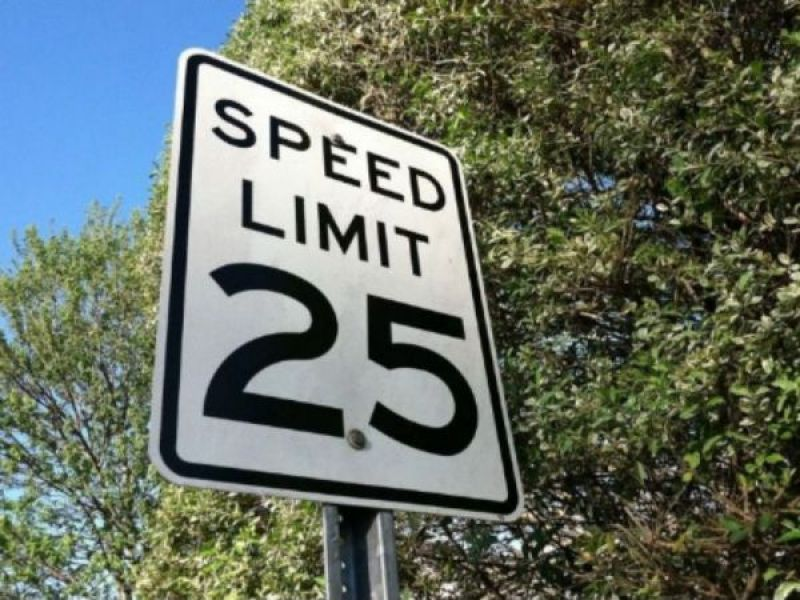
#> input picture Speed_Sign_View_2.jpg, 800 x 600 px
$ jupyter execute --allow-errors tut2_computer_vision.ipynb   (shell and % lines are left out)
#> lines starting #> are read from the running program, lines starting #| are printed output that depends on the picture; after the words box and inside, x2 and y2 are one past the last pixel; in counts of white or black regions, pixels touching at a corner belong together
[cell 1]
# image transformation using opencv

[cell 2]
import cv2
import numpy as np
import matplotlib.image as mpimg
from matplotlib import pyplot as plt
# %matplotlib inline

[cell 3]
image = cv2.imread('Self_Driving_Car.jpg')
cv2.imshow('Original Image', image)
cv2.waitKey()
cv2.destroyAllWindows()

#> (a cell that did not finish here is left out)

#> (a cell that did not finish here is left out)

[cell 6]
# perform translation

Translational_Matrix = np.float32([
    [1, 0, 300], # 300 pixels gonna be shifting in the x direction
    [0, 1, 50] # 50 pixels gonna be shifting in the y direction
])

#> (the rest of this cell did not finish here and is left out)

#> (a cell that did not finish here is left out)

[cell 8]
# A VERY IMPORTANT TRANSORMATION: PERSPECTIVE TRANSFORMATION

image = mpimg.imread('Speed_Sign_View_2.jpg')
#> image is the input picture: shape (600, 800, 3); mean R, G, B 100.7, 110.1, 99.4
plt.imshow(image)

[cell 9]
height, width = image.shape[:2]
#> height = 600; width = 800

[cell 10]
# First entry: top-left,
# Second entry: top-right
# Third: bottom-right
# Fourth: bottom-left

# Cordinates of the 4 corners of the original image
Source_points = np.float32([[200,60], [450,150], [520, 500], [170,470] ])

# Cordinates of the 4 corners of the desired output
Destination_points = np.float32([[0,0], [width,0], [width,height], [0,height]])
#> Destination_points = [[0, 0], [800, 0], [800, 600], [0, 600]]

[cell 11]
# Use the two sets of four points to compute
# the Perspective Transformation matrix, M
M = cv2.getPerspectiveTransform(Source_points, Destination_points)

warped = cv2.warpPerspective(image, M, (width, height))
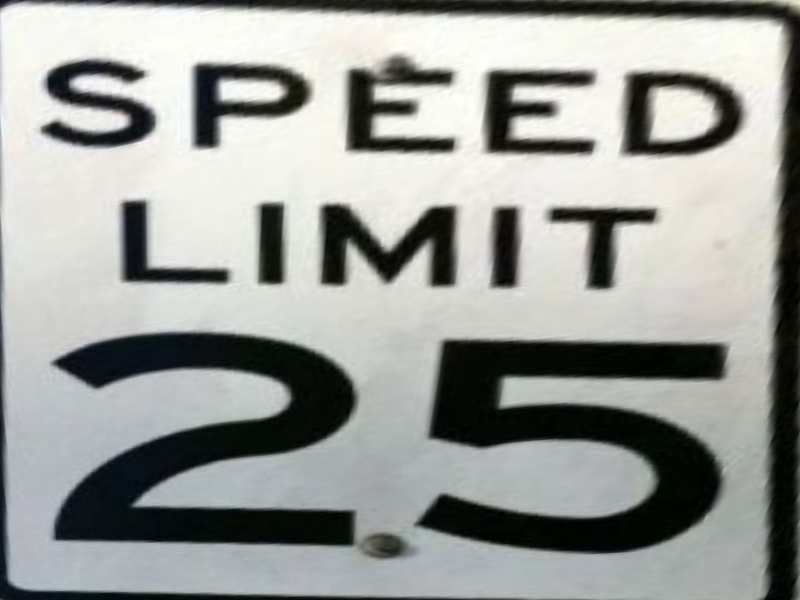
#> warped: shape (600, 800, 3); mean R, G, B 154.3, 156.7, 153.3

cv2.imshow('warped Image', warped)
cv2.waitKey()
cv2.destroyAllWindows()

[cell 12]
## CODE TO PERFORM CROPPING, DILATION AND EROSION

import cv2
import numpy as np
import matplotlib.image as mpimg
from matplotlib import pyplot as plt

[cell 13]
height, width = image.shape[:2]

[cell 14]
# PERFORM CROPPING


x0 = int(width * 0.5) # width direction
#> x0 = 400
y0 = int(height * 0.5) # height direction
#> y0 = 300

x1 = int(width * 1) # width direction
#> x1 = 800
y1 = int(height * 1) # height direction
#> y1 = 600


Image_cropped = image[y0:y1 , x0:x1]
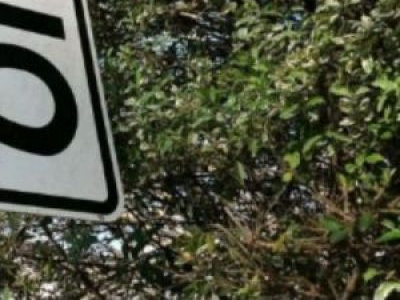
#> Image_cropped: shape (300, 400, 3); mean R, G, B 73.8, 76.8, 57.9

plt.imshow(Image_cropped)

[cell 15]
plt.imshow(image)

[cell 16]
# PERFORM DILATION AND EROSION OPERATIONS

kernel = np.ones((3,3), np.uint8)

image_erosion = cv2.erode(image, kernel, iterations=3) # Try several iterations
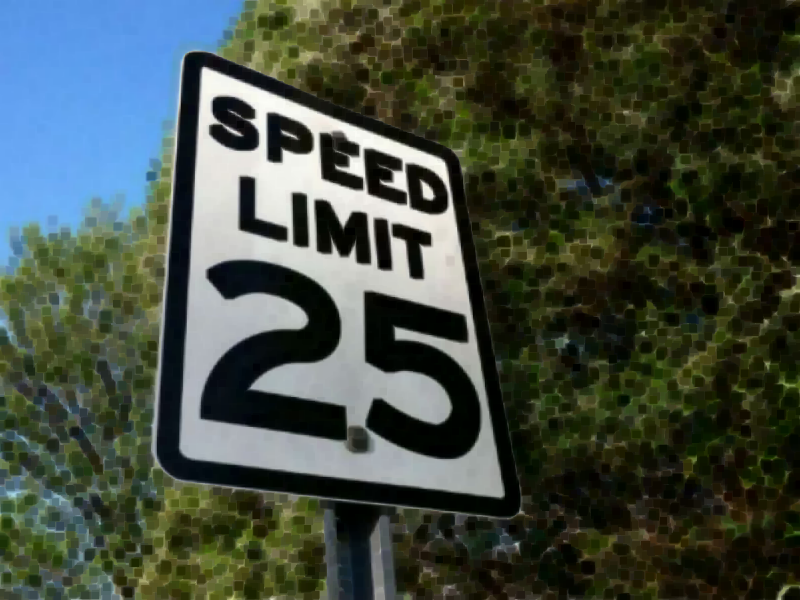
#> image_erosion: shape (600, 800, 3); mean R, G, B 65.3, 74.7, 64.5
image_dilation = cv2.dilate(image, kernel, iterations=3)
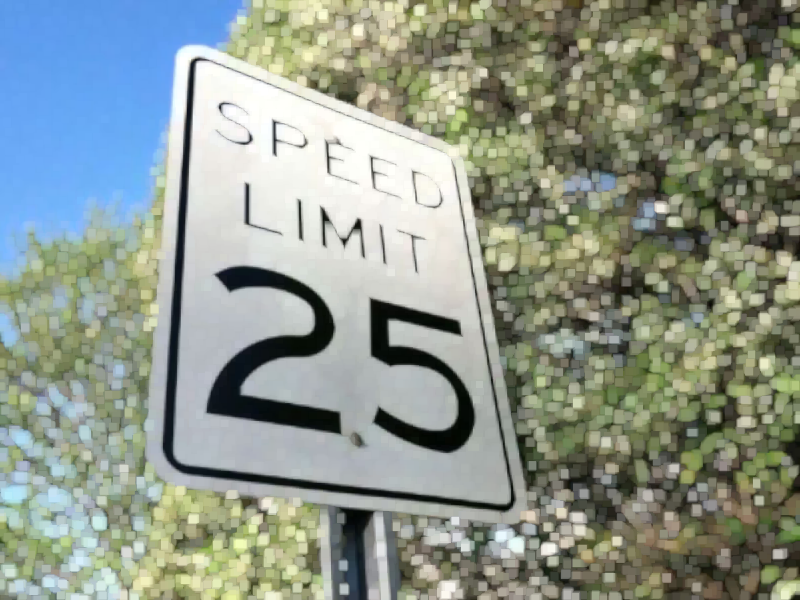
#> image_dilation: shape (600, 800, 3); mean R, G, B 141.1, 150.4, 140

figure, axis = plt.subplots(3, 1, figsize=(10, 10))

figure.tight_layout()

axis[0].imshow(image)
axis[0].set_title('original')
axis[0].axis("off")

axis[1].imshow(image_erosion)
axis[1].set_title('erosion')
axis[1].axis("off")

axis[2].imshow(image_dilation)
axis[2].set_title('dilation')
axis[2].axis("off")

[cell 17]
# .. REGION OF INTEREST MASKING

import cv2
import numpy as np
import matplotlib.image as mpimg
from matplotlib import pyplot as plt

[cell 18]
image_color = mpimg.imread('image_lane_c.jpg') # import image as RGB instead of BGR in opencv
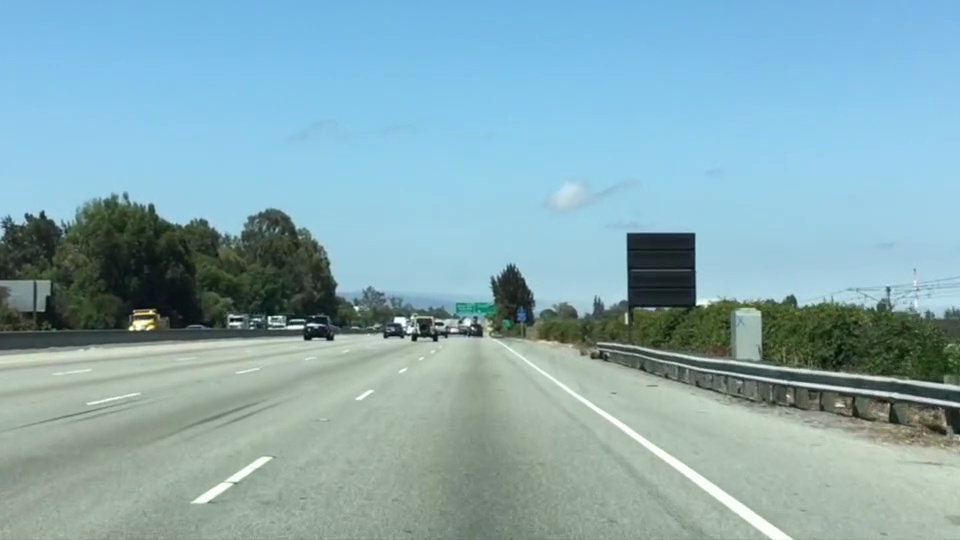
#> input picture image_lane_c.jpg, 960 x 540 px
#> image_color is the input picture: shape (540, 960, 3); mean R, G, B 135.5, 171.1, 179.2
plt.imshow(image_color) # we're showing image that is read from matplotlib here, not opencv, so the colors are not inverted

[cell 19]
image_gray = cv2.cvtColor(image_color, cv2.COLOR_BGR2GRAY)
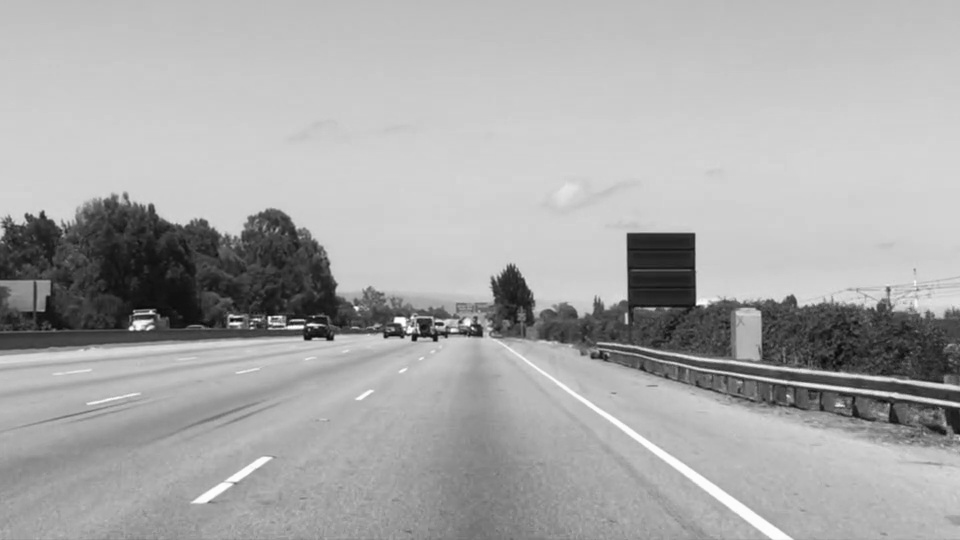
#> image_gray: shape (540, 960); min 7, max 254, mean 169.4
plt.imshow(image_gray, cmap = 'gray')

[cell 20]
# performing region of interest

# Select points of the region of interest (ROI)
height, width = image_color.shape[:2]
#> height = 540

# Poly region
ROI = np.array([[
    (0, height), # bottom left point
    (320, 300), # top left point
    (500, 300), # top right point
    (width, height) # bottom right point
]], dtype=np.int32)

# define a blank image with all zeros (ie: black)
blank = np.zeros_like(image_gray)

# Fill the Region of interest with white color (ie: 255)!
mask = cv2.fillPoly(blank, ROI, 255)
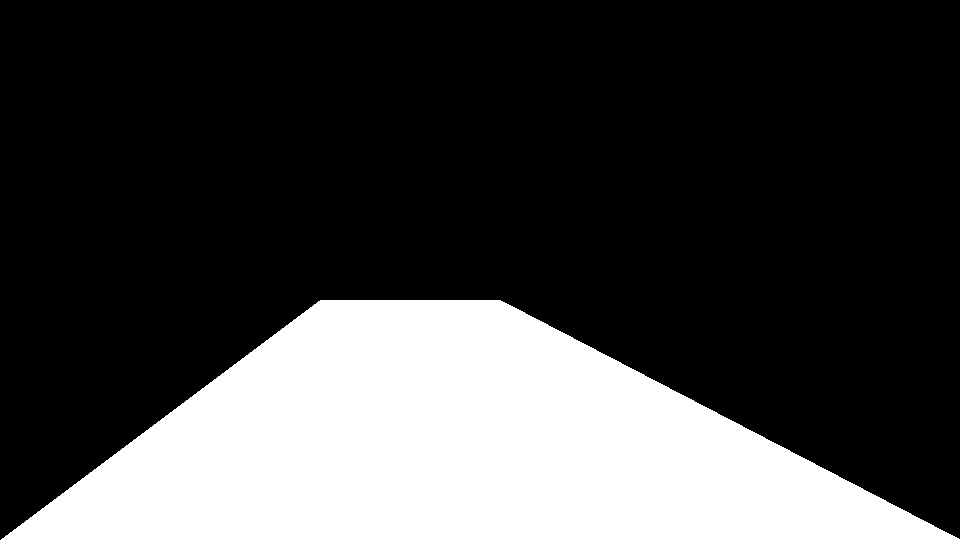
#> blank: shape (540, 960); 26.4% white; 1 white region, box (x1, y1, x2, y2) and area: (1, 300, 960, 540) 136950

# Perform bitwise AND operation to select only the region of interest
masked_image = cv2.bitwise_and(image_gray, mask)
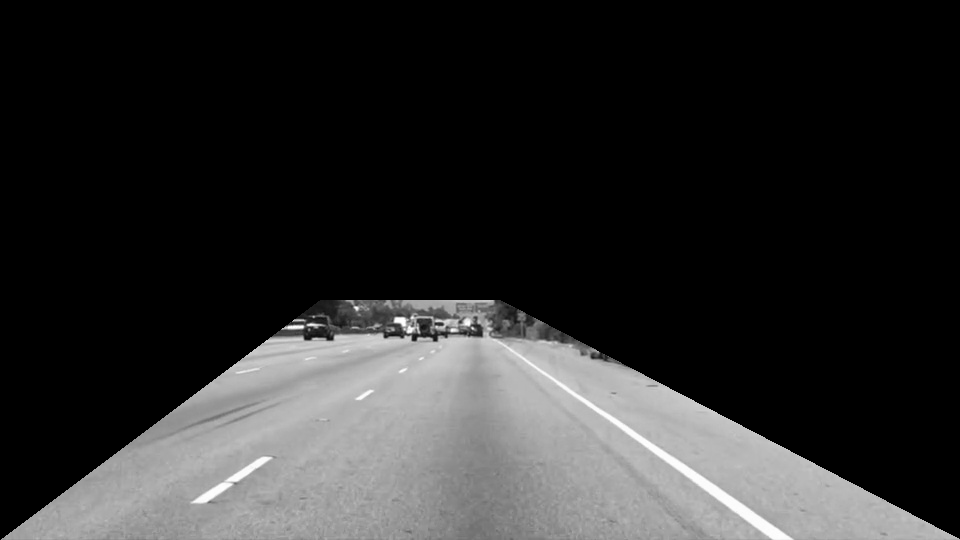
#> masked_image: shape (540, 960); min 0, max 254, mean 43.6

plt.imshow(masked_image, cmap = 'gray')
